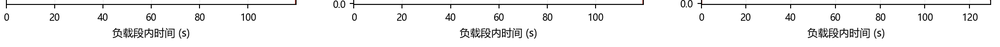
#> input picture Research/02_历史版本/05_早期归档_2026-09-18/audit_crops/bottom_strip.png, 1000 x 47 px, shrunk from 2030 x 95 before the run
$ python check_rendered_layout.py '../../../02_历史版本/05_早期归档_2026-09-18/audit_crops'
#> lines starting #> are read from the running program, lines starting #| are printed output that depends on the picture; after the words box and inside, x2 and y2 are one past the last pixel; in counts of white or black regions, pixels touching at a corner belong together
# -*- coding: utf-8 -*-
"""渲染图裁切 / 溢出兜底检查。

对每一页 PNG：
  · 页面四边 6px 内是否有非白、非底色像素（内容被裁切）；
  · 页脚分隔线（约 y = 7.03/7.5 * height）下方是否只有页脚文字；
  · 内容区（y 上界 1.55in 至下界 7.0in）之外是否存在大量墨迹。
仅用于兜底，最终判断以视觉模型读图为准。
"""
from __future__ import annotations

import json
import sys
from pathlib import Path

import numpy as np
from PIL import Image

SLIDE_W, SLIDE_H = 13.333, 7.5


def analyze(path: Path) -> dict:
    with Image.open(path).convert("RGB") as im:
        arr = np.asarray(im, dtype=np.int16)
    h, w, _ = arr.shape
#> h = 47; w = 1000
    ink = (np.abs(arr - 255).sum(axis=2) > 36)
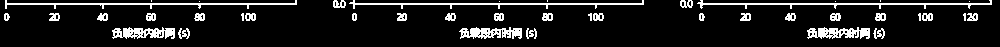
#> ink: shape (47, 1000) bool; 10.6% white in thin lines or dots, all inside (x1, y1, x2, y2) = (4, 0, 992, 39)

    def band_rows(y0, y1):
        a = int(y0 / SLIDE_H * h)
        b = int(y1 / SLIDE_H * h)
        return int(ink[a:b].sum()), a, b

    result = {
        "size": [w, h],
        "edge_ink": {
            "top": int(ink[:4].sum()),
            "bottom": int(ink[h - 4:].sum()),
            "left": int(ink[:, :4].sum()),
            "right": int(ink[:, w - 4:].sum()),
        },
        "row_ink": {},
    }
    for name, (y0, y1) in {
        "header": (0.0, 1.55),
        "body": (1.55, 6.05),
        "footer_zone": (6.05, 7.05),
        "below_footer": (7.35, 7.5),
    }.items():
        count, a, b = band_rows(y0, y1)
        result["row_ink"][name] = {"ink": count, "rows": [a, b],
                                   "density": round(count / max(1, (b - a) * w), 5)}
#> this loop made 4 passes
#> (count, a, b) on passes 1 to 4: (2104, 0, 9), (2735, 9, 37), (166, 37, 44), (0, 46, 47)
#> after the loop, result = 3 items
    return result


def main() -> int:
    directory = Path(sys.argv[1]) if len(sys.argv) > 1 else Path(__file__).parent / "preview-v1"
    report = {p.name: analyze(p) for p in sorted(directory.glob("*.png"))}
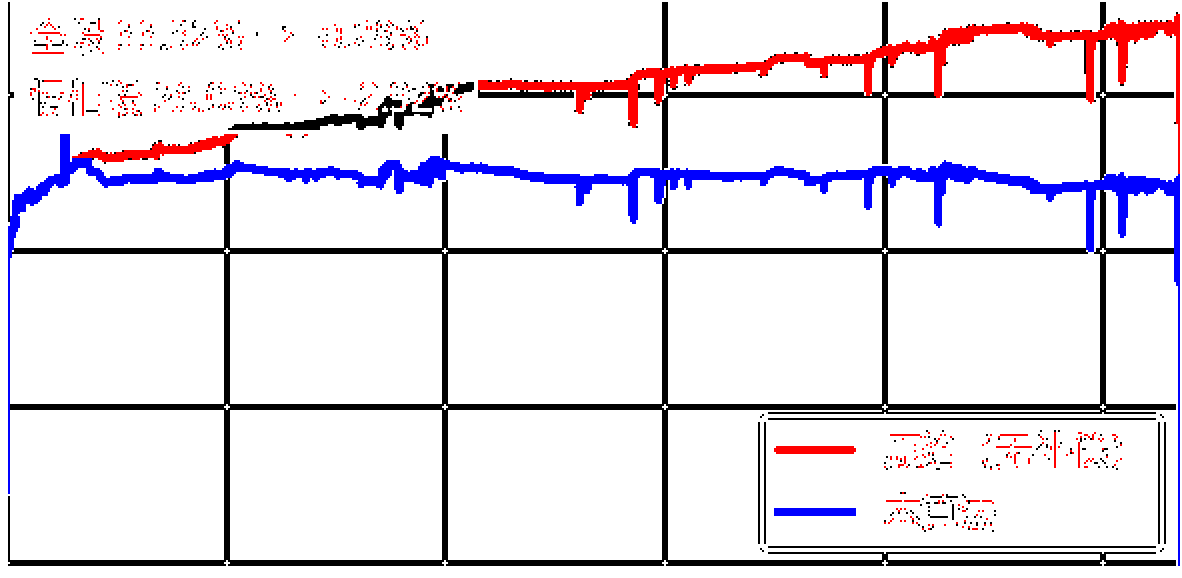
#> input picture Research/02_历史版本/05_早期归档_2026-09-18/audit_crops/enh_r1c1_panel.png, 1182 x 578 px
#> in analyze (call 2), `ink = (np.abs(arr - 255).sum(axis=2) > 36)`:
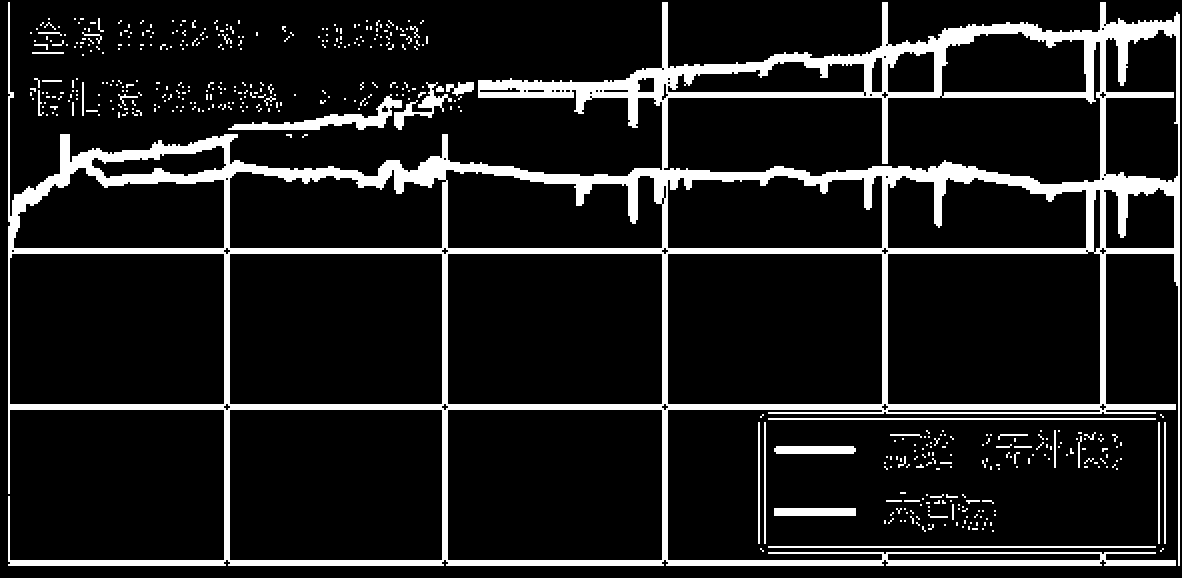
#> ink: shape (578, 1182) bool; 11.9% white; 471 white regions (413 under 20 px), largest, box (x1, y1, x2, y2) and area: (8, 2, 1180, 566) 70524, (228, 94, 402, 130) 1620, (768, 418, 1156, 420) 776
#> the loop in analyze (call 2), `for name, (y0, y1) in { "header": (0.0, 1.55), "body": (1.55, 6.05), "..` made 4 passes
#> (count, a, b) on passes 1 to 4: (20978, 0, 119), (47746, 119, 466), (3662, 466, 543), (0, 566, 578)
#> report = 2 items
    print(json.dumps(report, ensure_ascii=False, indent=1))
#> (printed output is left out)
    bad = []
    for name, item in report.items():
        edge = sum(item["edge_ink"].values())
        if edge > 0:
            bad.append(f"{name}: 边缘存在墨迹 {item['edge_ink']}")
        if item["row_ink"]["below_footer"]["ink"] > 0:
            bad.append(f"{name}: 页脚分隔线下方仍有内容")
#> this loop made 2 passes
#> (name, edge) on passes 1 to 2: ('bottom_strip.png', 1002), ('enh_r1c1_panel.png', 1144)
#> after the loop, bad = 2 items
    print("\nLAYOUT_ISSUES:", len(bad))
#| LAYOUT_ISSUES: 2
    for line in bad:
        print(" -", line)
#> this loop made 2 passes
#|  - bottom_strip.png: 边缘存在墨迹 {'top': 1002, 'bottom': 0, 'left': 0, 'right': 0}
#|  - enh_r1c1_panel.png: 边缘存在墨迹 {'top': 40, 'bottom': 0, 'left': 0, 'right': 1104}
    return 0


if __name__ == "__main__":
    raise SystemExit(main())
#> (the program exits here)
